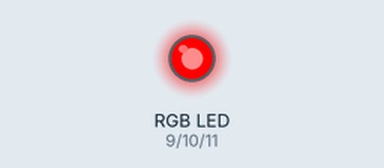
The sketch below on a simulated Arduino Uno, built with avr-gcc and run on an emulated ATmega328P. Shown: an RGB LED mixed from three pins (HIGH = lit).

Above: at 0.5 s.
At 1.5 s:
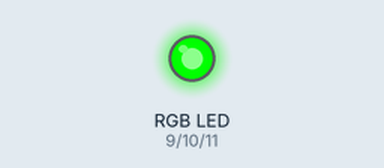
At 2.5 s:
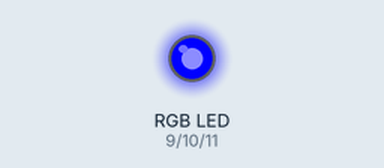
At 3.5 s:
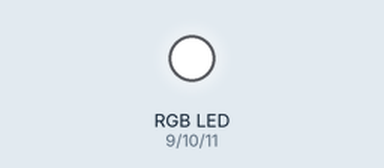
At 4.2 s:
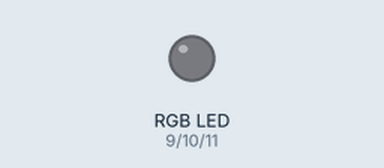
Timing chart, 0 to 5.9 s (numbered marks = the images above):
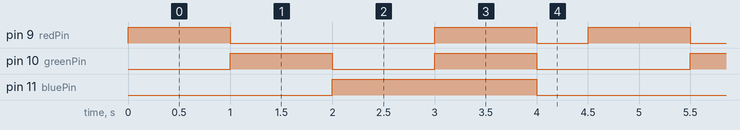

Measured:
- by itself, pin 9 (redPin): repeats every 4.5 s: LOW 2.0 s, HIGH 1.0 s, LOW 0.50 s, HIGH 1.0 s
- by itself, pin 10 (greenPin): repeats every 4.5 s: LOW 1.0 s, HIGH 1.0 s, LOW 1.5 s, HIGH 1.0 s
- by itself, pin 11 (bluePin): alternates HIGH for 2.0 s and LOW for 2.5 s

The sketch:

RGB-lightcontrol.ino
```cpp
// RGB LED Color Cycle
// Author: [Jay]
// Description: This project cycles an RGB LED through Red, Green, Blue, and White colors.

int redPin = 9;    // Red pin of RGB LED
int greenPin = 10; // Green pin of RGB LED
int bluePin = 11;  // Blue pin of RGB LED

void setup() {
  // Set RGB pins as OUTPUT
  pinMode(redPin, OUTPUT);
  pinMode(greenPin, OUTPUT);
  pinMode(bluePin, OUTPUT);
}

void loop() {
  // RED color
  setColor(255, 0, 0); // Full red
  delay(1000);         // Wait 1 second

  // GREEN color
  setColor(0, 255, 0); // Full green
  delay(1000);         // Wait 1 second

  // BLUE color
  setColor(0, 0, 255); // Full blue
  delay(1000);         // Wait 1 second

  // WHITE color (Red + Green + Blue ON)
  setColor(255, 255, 255); // White
  delay(1000);             // Wait 1 second

  // Turn OFF LED
  setColor(0, 0, 0); // LED off
  delay(500);        // Wait half second
}

// Helper function to set RGB color
void setColor(int redValue, int greenValue, int blueValue) {
  analogWrite(redPin, redValue);
  analogWrite(greenPin, greenValue);
  analogWrite(bluePin, blueValue);
}
```
